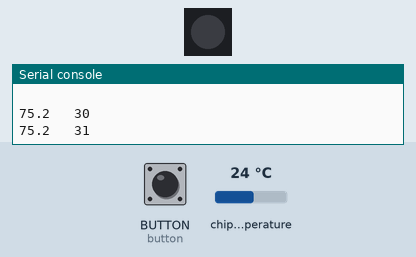
Simulated run of this program. Board: CircuitPython board. Shown: 1 RGB LEDs in strip order, left to right, the last lines printed to the serial console. The inputs (shaded band) are chosen by the test bench; at power-on: BUTTON (button) HIGH, chip temperature 24 °C. The clock reads 2024-03-15 10:24:30 at power-on unless the program sets it.

Above: at 1.2 s.
1.3 s: BUTTON (button) pulled LOW for 1 s
At 2.8 s:
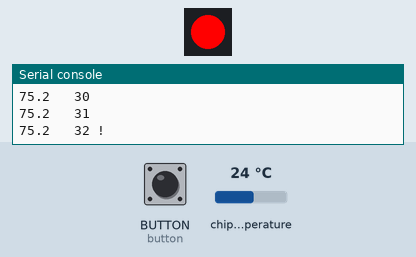
4.5 s: BUTTON (button) pulled LOW for 3.2 s
At 9.2 s:
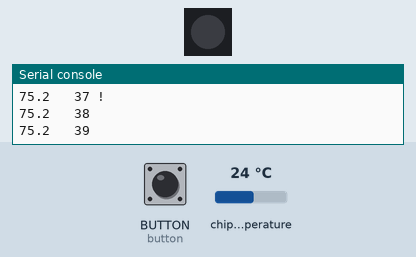
Timing chart, 0 to 10.7 s (numbered marks = the images above; inputs shaded):
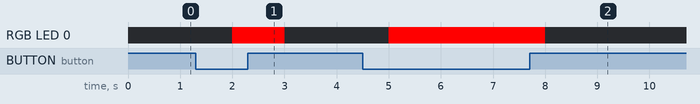

The program:

temp.py
```python
"""
test/demo of LCD display via STEMMA_I2C
"""

import board
import digitalio
import displayio
import neopixel
import terminalio
import time
from adafruit_display_text import label
import adafruit_displayio_ssd1306
import microcontroller

pixel = neopixel.NeoPixel(board.NEOPIXEL, 1)

button = digitalio.DigitalInOut(board.BUTTON)
button.switch_to_input(pull=digitalio.Pull.UP)

displayio.release_displays()

i2c = board.STEMMA_I2C()
display_bus = displayio.I2CDisplay(i2c, device_address=0x3d)
display = adafruit_displayio_ssd1306.SSD1306(display_bus, width=128, height=64)

"""
output temperature and time, + poll button!
"""
while True:
    F = microcontroller.cpu.temperature * (9 / 5) + 32
    b = button.value
    print("\n%.1f\t %02d %s" % (F, (time.time() % 60),"" if b else "!"), end="")
    if not button.value:
        pixel.fill((255, 0, 0))
    else:
        pixel.fill((0, 0, 0))
    time.sleep(1.0)

"""
initialize the display using displayio and draw a solid white
background, a smaller black rectangle, and some white text.
"""
# Make the display context
splash = displayio.Group()
display.show(splash)

color_bitmap = displayio.Bitmap(128, 32, 1)
color_palette = displayio.Palette(1)
color_palette[0] = 0xFFFFFF  # White

bg_sprite = displayio.TileGrid(color_bitmap, pixel_shader=color_palette, x=0, y=0)
splash.append(bg_sprite)

# Draw a smaller inner rectangle
inner_bitmap = displayio.Bitmap(118, 24, 1)
inner_palette = displayio.Palette(1)
inner_palette[0] = 0x000000  # Black
inner_sprite = displayio.TileGrid(inner_bitmap, pixel_shader=inner_palette, x=5, y=4)
splash.append(inner_sprite)

# Draw a label
text = "Hello World!"
text_area = label.Label(terminalio.FONT, text=text, color=0xFFFF00, x=28, y=15)
splash.append(text_area)

while True:
    time.sleep(0.5)
#     display.show(splash)
    text = "%s" % time.time()
    print(text)
#     text_area = label.Label(terminalio.FONT, text=text, color=0xFFFF00, x=28, y=15)
#     splash.append(text_area)
```

Measured:
- after the input at 1.3 s, RGB LED 0: off → RGB(255, 0, 0) after 0.70 s, → off 1.0 s later
- after the input at 4.5 s, RGB LED 0: off → RGB(255, 0, 0) after 0.50 s, → off 3.0 s later
